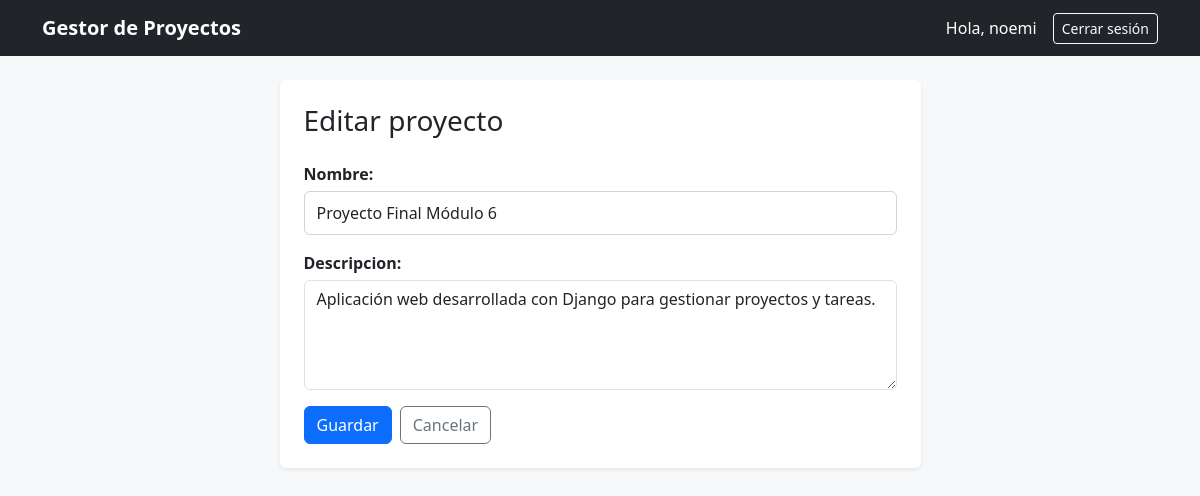
/proyectos/2/editar/ (signed in), run on the app's committed database.
### proyectos/models.py (models this page shows, shortened)
class Proyecto(models.Model):
    nombre = models.CharField(max_length=120)
    descripcion = models.TextField(blank=True)
    fecha_creacion = models.DateTimeField(auto_now_add=True)
    usuario = models.ForeignKey(
        User,
        on_delete=models.CASCADE,
        related_name="proyectos"
    )
    class Meta:
        ordering = ["-fecha_creacion"]

### proyectos/views.py (the view, shortened to what this page needs)
# urls.py: path("proyectos/<int:pk>/editar/", ProyectoUpdateView.as_view(), name="editar"),
class ProyectoUpdateView(LoginRequiredMixin, UpdateView):
    model = Proyecto
    form_class = ProyectoForm
    template_name = "proyectos/proyecto_form.html"
    def get_queryset(self):
        return Proyecto.objects.filter(usuario=self.request.user)

### proyectos/forms.py
class ProyectoForm(forms.ModelForm):
    class Meta:
        model = Proyecto
        fields = ["nombre", "descripcion"]
        widgets = {
            "nombre": forms.TextInput(attrs={"class": "form-control"}),
            "descripcion": forms.Textarea(attrs={"class": "form-control", "rows": 4}),
        }

### proyectos/templates/proyectos/proyecto_form.html (shortened to what this page needs)
{% extends "base.html" %}
{% block contenido %}
<div class="row justify-content-center">
    <div class="col-lg-7">
        <div class="card shadow-sm">
            <div class="card-body p-4">
                <h1 class="h3 mb-4">
                    {% if object %}Editar proyecto{% else %}Nuevo proyecto{% endif %}
                </h1>
                <form method="POST">
                    {{ form.as_p }}
                    <div class="d-flex gap-2">
                        <button type="submit" class="btn btn-primary">Guardar</button>
                        <a href="{% url 'proyectos:lista' %}" class="btn btn-outline-secondary">Cancelar</a>
                    </div>
                </form>
            </div>
        </div>
    </div>
</div>
{% endblock %}

### templates/base.html (shortened to what this page needs)
{% load static %}
<!DOCTYPE html>
<html lang="es">
<head>
    <link href="https://cdn.jsdelivr.net/npm/bootstrap@5.3.3/dist/css/bootstrap.min.css" rel="stylesheet">
    <link rel="stylesheet" href="{% static 'css/estilos.css' %}">
</head>
<body>
<nav class="navbar navbar-expand-lg navbar-dark bg-dark mb-4">
    <div class="container">
        <a class="navbar-brand fw-semibold" href="{% url 'proyectos:lista' %}">
            Gestor de Proyectos
        </a>
        <div class="ms-auto d-flex align-items-center gap-2">
            {% if user.is_authenticated %}
                <span class="text-white me-2">Hola, {{ user.username }}</span>
                <form method="POST" action="{% url 'logout' %}">
                    <button type="submit" class="btn btn-outline-light btn-sm">Cerrar sesión</button>
                </form>
            {% else %}
                <a href="{% url 'login' %}" class="btn btn-outline-light btn-sm">Iniciar sesión</a>
                <a href="{% url 'registro' %}" class="btn btn-light btn-sm">Registrarse</a>
            {% endif %}
        </div>
    </div>
</nav>
<main class="container pb-5">
    {% block contenido %}{% endblock %}
</main>
</body>
</html>

### static/css/estilos.css (style rules this page uses)
body { background: #f7f8fa; }
.card { border: 0; }
form p { margin-bottom: 1rem; }
form p label { display: block; font-weight: 600; margin-bottom: .35rem; }
form p input:not([type="checkbox"]), form p textarea, form p select { width: 100%; padding: .55rem .75rem; border: 1px solid #ced4da; border-radius: .375rem; }

### data on the page
Proyecto: nombre "Proyecto Final Módulo 6", descripcion "Aplicación web desarrollada con Django para gestionar proyectos y tareas."

### other printed values
{{ user.username }} "noemi"
